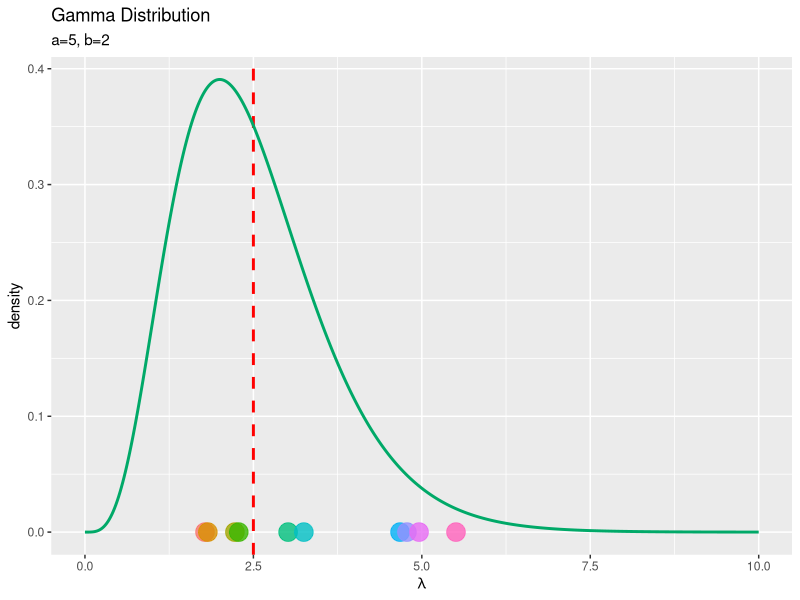
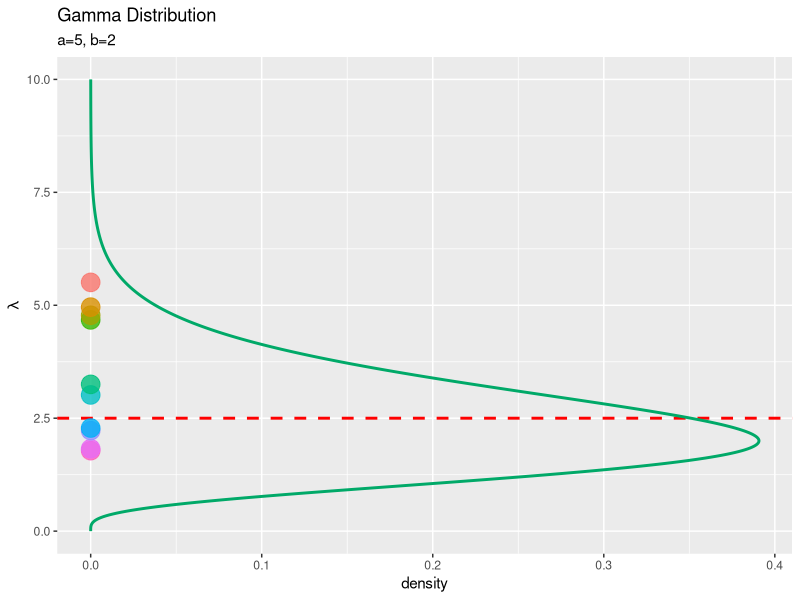
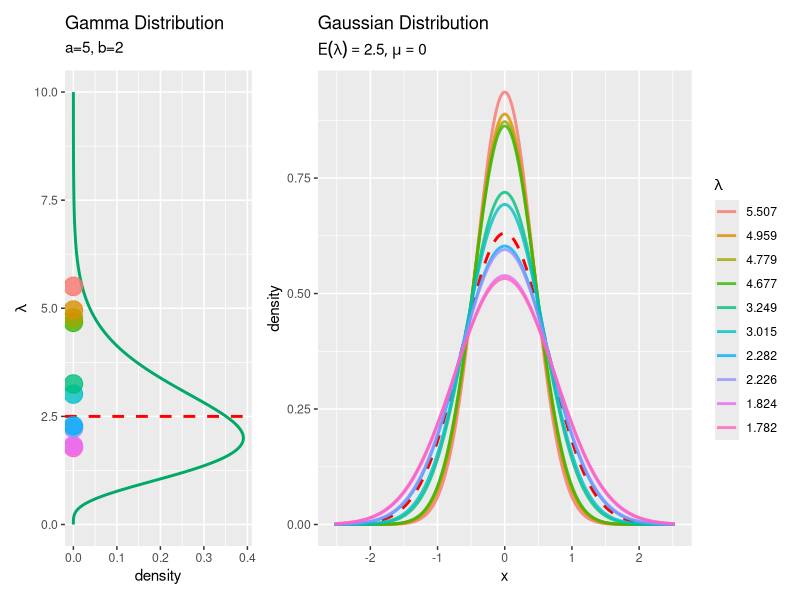

Reproduce these figures in R, in order.

# ガンマ分布 -------------------------------------------------------------------

# 1次元ガウス分布の生成


# パッケージの読込 ----------------------------------------------------------------

# 利用パッケージ
library(tidyverse)
library(gganimate)
library(patchwork)

# パッケージ名の省略用
library(ggplot2)


# 分布の生成 -------------------------------------------------------------------

### ・パラメータの生成 -----

# 超パラメータを指定
a <- 5
b <- 2

# 分布の数(サンプルサイズ)を指定
N <- 10


# ポアソン分布・ガウス分布のパラメータを生成
lambda_n <- rgamma(n = N, shape = a, rate = b) |> # ガンマ分布の乱数を生成
  sort() # 昇順に並べ替え

# パラメータを格納
param_df <- tibble::tibble(
  lambda = lambda_n, 
  parameter = round(lambda_n, 3) |> 
    factor(), # 色分け用ラベル
  param_rev = round(lambda_n, 3) |> 
    factor(levels = round(rev(lambda_n), 3)) # 色分け用ラベル:逆順
)


# lambdaの値を作成
lambda_vals <- seq(from = 0, to = a/b * 4, length.out = 501)

# ガンマ分布を計算
gamma_df <- tidyr::tibble(
  lambda = lambda_vals, # 確率変数
  density = dgamma(x = lambda_vals, shape = a, rate = b) # 確率密度
)

# ガンマ分布の期待値を計算
E_lambda <- a / b


# 生成分布とパラメータのサンプルを作図:通常
gamma_graph <- ggplot() + 
  geom_vline(xintercept = E_lambda, 
             color = "red", size = 1, linetype = "dashed") + # パラメータの期待値
  geom_line(data = gamma_df, mapping = aes(x = lambda, y = density), 
            color = "#00A968", size = 1) + # パラメータの生成分布
  geom_point(data = param_df, mapping = aes(x = lambda, y = 0, color = parameter), 
             size = 6, alpha = 0.8, show.legend = FALSE) + # パラメータのサンプル
  guides(color = guide_legend(override.aes = list(size = 2, alpha = 1))) + # 凡例の体裁
  labs(title = "Gamma Distribution", 
       subtitle = paste0("a=", a, ", b=", b), 
       color = expression(lambda), 
       x = expression(lambda), y = "density") # ラベル
gamma_graph

# 生成分布とパラメータのサンプルを作図:軸の入替
gamma_graph_flip <- ggplot() + 
  geom_vline(xintercept = E_lambda, 
             color = "red", size = 1, linetype = "dashed") + # パラメータの期待値
  geom_line(data = gamma_df, mapping = aes(x = lambda, y = density), 
            color = "#00A968", size = 1) + # パラメータの生成分布
  geom_point(data = param_df, mapping = aes(x = lambda, y = 0, color = param_rev), 
             alpha = 0.8, size = 6, show.legend = FALSE) + # パラメータのサンプル
  coord_flip() + # 軸の入れ替え
  labs(title = "Gamma Distribution", 
       subtitle = paste0("a=", a, ", b=", b), 
       color = expression(lambda), 
       x = expression(lambda), y = "density") # ラベル
gamma_graph_flip


### ・分布の作図：1次元ガウス分布 -----

# 平均パラメータを指定
mu = 0

# 標準偏差の期待値を計算
E_sigma <- sqrt(1 / E_lambda)


# xの値を作成
x_vals <- seq(from = mu-E_sigma * 4, to = mu+E_sigma * 4, length.out = 500)

# パラメータのサンプルごとにガウス分布を計算
res_gaussian_df <- tidyr::expand_grid(
  x = x_vals, 
  lambda = lambda_n
) |> # 全ての組み合わせを作成
  dplyr::arrange(lambda, x) |> # パラメータごとに並べ替え
  dplyr::mutate(
    density = dnorm(x = x, mean = mu, sd = sqrt(1/lambda)), # 確率密度
    param_rev = round(lambda, 3) |> 
      factor(levels = round(rev(lambda_n), 3)) # 色分け用ラベル:逆順
  )

# パラメータの期待値によるガウス分布を計算
E_gaussian_df <- tidyr::tibble(
  x = x_vals, # 確率変数
  density = dnorm(x = x_vals, mean = mu, sd = E_sigma) # 確率密度
)


# サンプルと期待値によるガウス分布を作図
gaussian_graph <- ggplot() + 
  geom_line(data = E_gaussian_df, mapping = aes(x = x, y = density,), 
            color = "red", size = 1, linetype = "dashed") + # 期待値による分布
  geom_line(data = res_gaussian_df, mapping = aes(x = x, y = density, color = param_rev), 
            alpha = 0.8, size = 1) + # サンプルによる分布
  theme(legend.text.align = 0) + # 図の体裁:凡例
  labs(title = "Gaussian Distribution", 
       subtitle = parse(text = paste0("list(E(lambda)==", round(E_lambda, 3), ", mu==", mu, ")")), 
       color = expression(lambda), 
       x = "x", y  = "density") # ラベル

# グラフを並べて描画
gamma_graph_flip + gaussian_graph + 
  patchwork::plot_layout(widths = c(1, 2), guides = "collect")
